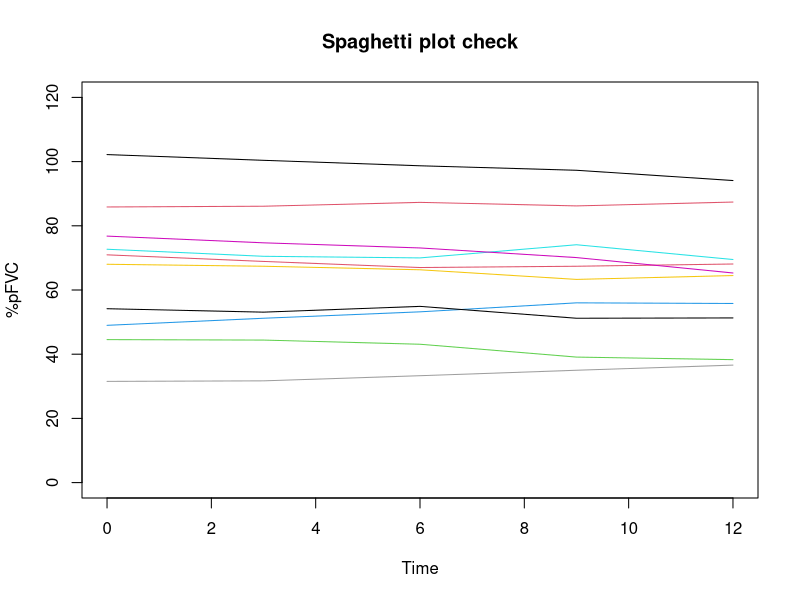

Write the R code that produced this figure. (Note: this script raises an error after producing the figure.)
require(MASS)
require(lme4)
require(lmerTest)

# We are basing this example on the TRAIL-1 trial of pirfenidone in idiopathic pulmonary fibrosis (Solomon et al. Lancet Respir Med 2022)
# This is a simple two-arm randomized trial whose composite primary endpoint was not significant
# However, a secondary endpoint of slope of FVC change was significant

# We are trying to power a trial of a drug that would have the same effect as pirfenidone on FVC, as primary endpoint
# FVC or Forced Vital Capacity is the maximum volume of air that a patient can breathe out in one go (after a deep inspiration)
# It is a quantitative descriptor, where higher is better
# FVC can be expressed in liters but also in percent predicted, which is adjusted for age, sex height, weight, ethnicity. 
# This is also a quantitative descriptor where higher is better. 

# We first program the visit structure
visit_times = c(3,6,9,12)                      # These are the visits after baseline, in months
names(visit_times) = paste0("v",visit_times)   # Using some names for quick indexing

# We then program what happens with %predicted Forced Vital Capacity (%pFVC)
# In TRAIL-1, we read that %pFVC at baseline is around 70+-14.5 in both groups (Table 1, "Percent predicted FVC")
# We use a pooled estimate since the trial is randomized. 
# We first create a toy example with 10 patients in the global environment for debugging, then we will implement the same within a function
NN=10
dd = data.frame(patient = paste0("P",1:NN),baseline=rnorm(NN,70,14.5),treated=runif(NN)<0.5)
# patient is the patient id, baseline is the baselien %pFVC, treated is the allocation variable

# We then compute individual deviations from the population mean at each visit. 
# For this, we use a multivariate normal draw with a certain correlation matrix. We have to assume the correlation matrix. 
cormar = rbind(
                c(1,.8,.7,.6)
               ,c(.8,1,.8,.7)
               ,c(.7,.8,1,.8)
               ,c(.6,.7,.8,1)
               )
# We use this structure because for a linear model to make sense, correlation has to be >.5 (otherwise we should just use end of follow-up values, in the same way the variance of a (follow-up minus baseline) t-test is lower than (follow-up only) only if correlation is above .5). 
# Close visits have higher correlation than further visits. 
# These correlation coefficients can also easily be produced by someone who has the right dataset, even a non-statistician. 

# Now that we have specified the correlation matrix we can make the draw. 
dd[names(visit_times)] = mvrnorm(NN,visit_times*0,cormar)

# These deviations can then just be plugged into the population mean and standard deviation at each visit. 
# We try to read population means per visit on figure 2D. 
# Unfortunately, we only have difference from baseline, not absolute values. 
# They seem to increase linearly (this is what is computed below). 
deltas = matrix(c(visit_times/max(visit_times)*-1.02,visit_times/max(visit_times)*-3.21),nrow=2,byrow=T)
rownames(deltas) = c("treated","nontreated")
# We also have SEs here, again for the difference with baseline. They also seem to increase somewhat linearly. 
standevs = matrix(visit_times/max(visit_times)*.515*sqrt(61.5),nrow=1)

# Since we can draw the baseline for our virtual patients, we will simply add their degradation at each visit. 
# This degradation is drawn in an appropriate distribution using the correlation matrix above. 
dd[,names(visit_times)] = round( 
                                dd[,names(visit_times)]*standevs[rep(1,NN),] # We multiply individual standardized deviation by population deviation  (this is a NNx4 matrix)
                                + deltas[2-dd[,"treated"],]                  # Add the treatment arm average degradation for the corresponding visit  (this is a NNx4 matrix)
                                + dd[,rep("baseline",length(visit_times))]   # And add the personal baseline of the patient                           (this is a NNx4 matrix)
                                ,1)
# Note that the correlation matrix is for the individual degradation compared to baseline, not for the absolute values. 
print(dd[1:10,])

# Of course having population means and deviations per visit would be easier. 

# We can also plot and compare to Supplementary Figure S2 (a spaghetti plot)
plot(c(0,max(visit_times)),c(0,120),col=NA,main="Spaghetti plot check",xlab="Time",ylab="%pFVC")
for(ii in 1:nrow(dd)) { lines(c(0,visit_times),dd[ii,c("baseline",names(visit_times))],col=ii) }

# We then put the dataset in long form for the mixed model
ee = data.frame( patient=rep(dd[,"patient"],rep(1+length(visit_times),NN))
                ,baseline=rep(dd[,"baseline"],rep(1+length(visit_times),NN))
                ,time=rep(c(0,visit_times),NN)
                ,treated = rep(dd[,"treated"],rep(1+length(visit_times),NN))
                ,value = c(t(dd[,c("baseline",names(visit_times))]))
                )
print(ee[1:10,])

# We use the following model, with random patient intercepts and slopes
# We also add a time by treatment term (because the treatment acts over time on lung remodelling, not in one shot)
fit = lmer(as.formula("value ~ (time|patient) + time + treated:time"),data=ee,REML=F,control = lmerControl(optimizer ="Nelder_Mead"))
print(fit)
print(anova(fit))

# Now that we have tested things we can remove the toy example and program the function
rm(NN,dd,ee,fit)

# Everything same as above, using the "cormar" global environment variable
simulate_fvc_slope = function(NN)
 {
  dd = data.frame(patient = paste0("P",1:NN),baseline=rnorm(NN,70,14.5),treated=runif(NN)<0.5,mvrnorm(NN,visit_times*0,cormar))
  dd[,names(visit_times)] = round(dd[,names(visit_times)]*standevs[rep(1,NN),] + deltas[2-dd[,"treated"],] + dd[,rep("baseline",length(visit_times))],1)

  ee = data.frame( patient=rep(dd[,"patient"],rep(1+length(visit_times),NN))
                  ,baseline=rep(dd[,"baseline"],rep(1+length(visit_times),NN))
                  ,time=rep(c(0,visit_times),NN)
                  ,treated = rep(dd[,"treated"],rep(1+length(visit_times),NN))
                  ,value = c(t(dd[,c("baseline",names(visit_times))]))
                  )
  ee[,"changefrombaseline"] = ee[,"value"]-ee[,"baseline"]
  fit = lmer(as.formula("value ~ (time|patient) + time + treated:time"),data=ee,REML=F,control = lmerControl(optimizer ="Nelder_Mead"))
  pp = anova(fit)["time:treated","Pr(>F)"]
  output = (!is.na(pp))&pp<0.05
  output
  }

# Try it once
simulate_fvc_slope(50)

# Run adsasi, some fitting problems will happen given the high number of simulations
proposal = adsasi(simulate_fvc_slope)
# This is obviously slower than for the t-test

# In the supplementary material, the authors give the slopes from their own modelling
# We do not have access to their exact modelling, but we can check a t-test sample size derived from those values against our simulations
# Approximate slope standard deviation from supplementary material (Table S3, the given values are SE not SD)
(0.51*sqrt(63)+0.52*sqrt(60))/2
# 4.037951
# Approximate standardized effect size, and sample size
power.t.test(NULL,(3.21-1.02)/4.04,sig=.05,pow=.9)
# Roughly similar
